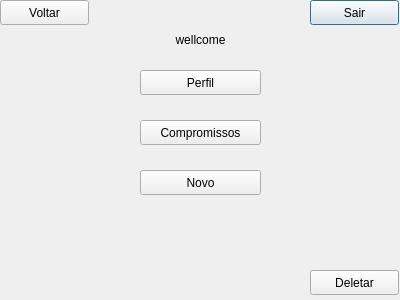
<?xml version="1.0" encoding="UTF-8"?>
<ui version="4.0">
 <class>MenuWindow</class>
 <widget class="QDialog" name="MenuWindow">
  <property name="geometry">
   <rect>
    <x>0</x>
    <y>0</y>
    <width>400</width>
    <height>300</height>
   </rect>
  </property>
  <property name="maximumSize">
   <size>
    <width>400</width>
    <height>300</height>
   </size>
  </property>
  <property name="windowTitle">
   <string>Dialog</string>
  </property>
  <widget class="QPushButton" name="pushButtonSair">
   <property name="geometry">
    <rect>
     <x>310</x>
     <y>0</y>
     <width>89</width>
     <height>25</height>
    </rect>
   </property>
   <property name="text">
    <string>Sair</string>
   </property>
  </widget>
  <widget class="QPushButton" name="pushButtonVoltar">
   <property name="geometry">
    <rect>
     <x>0</x>
     <y>0</y>
     <width>89</width>
     <height>25</height>
    </rect>
   </property>
   <property name="text">
    <string>Voltar</string>
   </property>
  </widget>
  <widget class="QLabel" name="labelOla">
   <property name="geometry">
    <rect>
     <x>100</x>
     <y>30</y>
     <width>201</width>
     <height>20</height>
    </rect>
   </property>
   <property name="sizeIncrement">
    <size>
     <width>20</width>
     <height>0</height>
    </size>
   </property>
   <property name="locale">
    <locale language="Portuguese" country="Brazil"/>
   </property>
   <property name="text">
    <string>wellcome</string>
   </property>
   <property name="alignment">
    <set>Qt::AlignCenter</set>
   </property>
  </widget>
  <widget class="QPushButton" name="pushButtonCompromissos">
   <property name="geometry">
    <rect>
     <x>140</x>
     <y>120</y>
     <width>121</width>
     <height>25</height>
    </rect>
   </property>
   <property name="text">
    <string>Compromissos</string>
   </property>
  </widget>
  <widget class="QPushButton" name="pushButtonNovo">
   <property name="geometry">
    <rect>
     <x>140</x>
     <y>170</y>
     <width>121</width>
     <height>25</height>
    </rect>
   </property>
   <property name="text">
    <string>Novo</string>
   </property>
  </widget>
  <widget class="QPushButton" name="pushButtonPerfil">
   <property name="geometry">
    <rect>
     <x>140</x>
     <y>70</y>
     <width>121</width>
     <height>25</height>
    </rect>
   </property>
   <property name="text">
    <string>Perfil</string>
   </property>
  </widget>
  <widget class="QPushButton" name="pushButtonRemover">
   <property name="geometry">
    <rect>
     <x>310</x>
     <y>270</y>
     <width>89</width>
     <height>25</height>
    </rect>
   </property>
   <property name="text">
    <string>Deletar</string>
   </property>
  </widget>
 </widget>
 <resources/>
 <connections/>
</ui>
